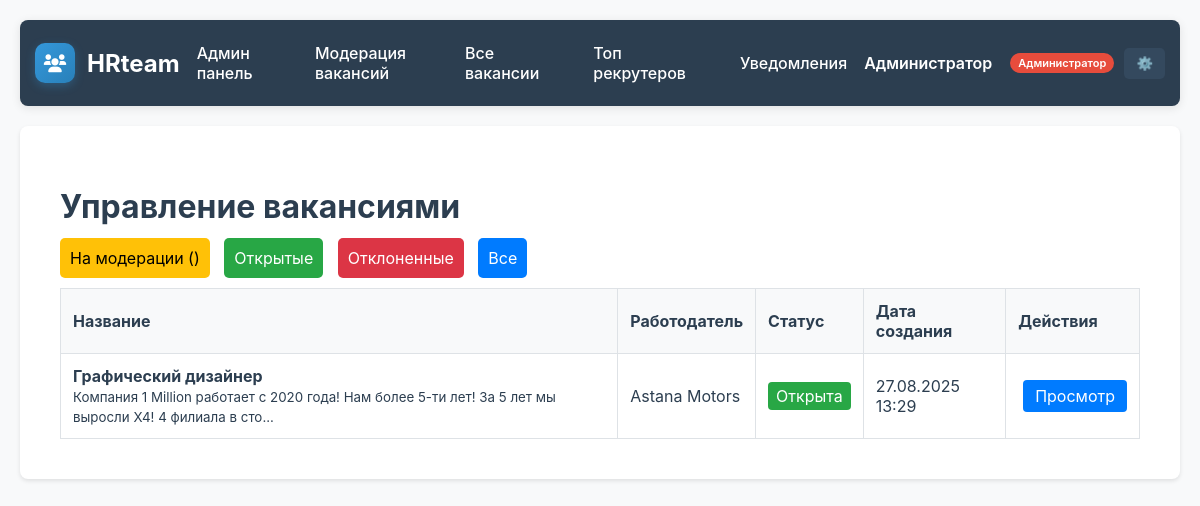
Page /admin/jobs (signed in) on the committed database.
### models.py (models this page shows)
class User(Base):
    __tablename__ = "users"
    id = Column(String, primary_key=True, default=lambda: str(uuid.uuid4()))
    email = Column(String, unique=True, index=True, nullable=False)
    name = Column(String, nullable=False)
    hashed_password = Column(String, nullable=False)
    user_type = Column(Enum(UserType), nullable=False)
    first_name = Column(String)
    last_name = Column(String)
    phone = Column(String)
    location = Column(String)
    bio = Column(Text)
    avatar_url = Column(String)
    experience = Column(Text)
    specialization = Column(String)
    portfolio_url = Column(String)
    resume_url = Column(String)
    skills = Column(Text)
    certifications = Column(Text)
    languages = Column(String)
    hourly_rate = Column(Float)
    availability = Column(String)
    company = Column(String)
    company_size = Column(String)
    industry = Column(String)
    website = Column(String)
    company_description = Column(Text)
    tax_id = Column(String)
    is_verified = Column(Boolean, default=False)
    is_active = Column(Boolean, default=True)
    email_verified = Column(Boolean, default=False)
    phone_verified = Column(Boolean, default=False)
    verification_token = Column(String)
    reset_password_token = Column(String)
    reset_password_expires = Column(DateTime)
    last_login = Column(DateTime)
    last_activity = Column(DateTime)
    login_count = Column(Integer, default=0)
    profile_completion = Column(Integer, default=0)
    email_notifications = Column(Boolean, default=True)
    sms_notifications = Column(Boolean, default=False)
    push_notifications = Column(Boolean, default=True)
    newsletter_subscription = Column(Boolean, default=True)
    created_at = Column(DateTime, default=datetime.utcnow)
    updated_at = Column(DateTime, default=datetime.utcnow, onupdate=datetime.utcnow)
    deleted_at = Column(DateTime)
    jobs = relationship("Job", back_populates="employer", foreign_keys="Job.employer_id")
    recruiter_applications = relationship("Application", back_populates="recruiter")
    sent_messages = relationship("Message", back_populates="sender", foreign_keys="Message.sender_id")
    received_messages = relationship("Message", back_populates="recipient", foreign_keys="Message.recipient_id")
    recruiter_ratings = relationship("RecruiterRating", back_populates="recruiter", foreign_keys="RecruiterRating.recruiter_id")
    employer_ratings = relationship("RecruiterRating", back_populates="employer", foreign_keys="RecruiterRating.employer_id")
    notifications = relationship("Notification", back_populates="user", foreign_keys="Notification.user_id")
    payments = relationship("Payment", back_populates="employer")

class Job(Base):
    __tablename__ = "jobs"
    id = Column(String, primary_key=True, default=lambda: str(uuid.uuid4()))
    employer_id = Column(String, ForeignKey("users.id"))
    moderator_id = Column(String, ForeignKey("users.id"), nullable=True)
    title = Column(String, nullable=False)
    slug = Column(String, unique=True)
    description = Column(Text, nullable=False)
    short_description = Column(String)
    requirements = Column(Text)
    benefits = Column(Text)
    responsibilities = Column(Text)
    location = Column(String)
    remote_work = Column(Boolean, default=False)
    employment_type = Column(String, default="full-time")
    experience_level = Column(String)
    salary_min = Column(Integer)
    salary_max = Column(Integer)
    salary_currency = Column(String, default="тенге")
    salary_type = Column(String, default="monthly")
    salary_negotiable = Column(Boolean, default=False)
    category = Column(String)
    tags = Column(Text)
    urgency = Column(String, default="normal")
    deadline = Column(DateTime)
    max_applications = Column(Integer, default=3)
    auto_reject_after_days = Column(Integer, default=30)
    featured = Column(Boolean, default=False)
    premium = Column(Boolean, default=False)
    status = Column(Enum(JobStatus), default=JobStatus.DRAFT)
    status_reason = Column(String)
    rejection_reason = Column(String)
    moderated_at = Column(DateTime)
    moderation_comment = Column(Text)
    views_count = Column(Integer, default=0)
    applications_count = Column(Integer, default=0)
    clicks_count = Column(Integer, default=0)
    avg_time_to_fill = Column(Integer)
    winner_application_id = Column(String)
    meta_title = Column(String)
    meta_description = Column(String)
    meta_keywords = Column(String)
    published_at = Column(DateTime)
    expires_at = Column(DateTime)
    filled_at = Column(DateTime)
    created_at = Column(DateTime, default=datetime.utcnow)
    updated_at = Column(DateTime, default=datetime.utcnow, onupdate=datetime.utcnow)
    deleted_at = Column(DateTime)
    employer = relationship("User", back_populates="jobs", foreign_keys=[employer_id])
    moderator = relationship("User", foreign_keys=[moderator_id])
    applications = relationship("Application", back_populates="job")
    payment = relationship("Payment", back_populates="job", uselist=False)

### main.py (the view)
@app.get("/admin/jobs", response_class=HTMLResponse)
def admin_jobs(request: Request, db: Session = Depends(get_db), current_user: User = Depends(get_admin_user)):
    unread_count = get_unread_notifications_count(db, current_user.id)
    status_filter = request.query_params.get("status", "")
    query = db.query(Job).join(User, Job.employer_id == User.id)
    if status_filter:
        query = query.filter(Job.status == status_filter)
    jobs = query.order_by(Job.created_at.desc()).all()
    return templates.TemplateResponse("admin/jobs.html", {
        "request": request,
        "current_user": current_user,
        "unread_count": unread_count,
        "jobs": jobs,
        "status_filter": status_filter
    })

### templates/admin/jobs.html (shortened to what this page needs)
{% extends "base.html" %}
{% block content %}
<div style="padding: 20px;">
    <h1>Управление вакансиями</h1>
    <div style="margin-bottom: 20px;">
        <a href="/admin/jobs?status=pending" style="margin-right: 10px; padding: 10px; background: #ffc107; color: black; text-decoration: none; border-radius: 5px;">На модерации ({{ pending_jobs }})</a>
        <a href="/admin/jobs?status=open" style="margin-right: 10px; padding: 10px; background: #28a745; color: white; text-decoration: none; border-radius: 5px;">Открытые</a>
        <a href="/admin/jobs?status=rejected" style="margin-right: 10px; padding: 10px; background: #dc3545; color: white; text-decoration: none; border-radius: 5px;">Отклоненные</a>
        <a href="/admin/jobs" style="padding: 10px; background: #007bff; color: white; text-decoration: none; border-radius: 5px;">Все</a>
    </div>
    {% if jobs %}
        <table style="width: 100%; border-collapse: collapse; margin-top: 20px;">
            <thead>
                <tr style="background: #f8f9fa;">
                    <th style="padding: 12px; text-align: left; border: 1px solid #dee2e6;">Название</th>
                    <th style="padding: 12px; text-align: left; border: 1px solid #dee2e6;">Работодатель</th>
                    <th style="padding: 12px; text-align: left; border: 1px solid #dee2e6;">Статус</th>
                    <th style="padding: 12px; text-align: left; border: 1px solid #dee2e6;">Дата создания</th>
                    <th style="padding: 12px; text-align: left; border: 1px solid #dee2e6;">Действия</th>
                </tr>
            </thead>
            <tbody>
                {% for job in jobs %}
                <tr>
                    <td style="padding: 12px; border: 1px solid #dee2e6;">
                        <strong>{{ job.title }}</strong><br>
                        <small>{{ job.short_description[:100] }}{% if job.short_description|length > 100 %}...{% endif %}</small>
                    </td>
                    <td style="padding: 12px; border: 1px solid #dee2e6;">{{ job.employer.name }}</td>
                    <td style="padding: 12px; border: 1px solid #dee2e6;">
                        {% if job.status.value == 'pending' %}
                            <span style="background: #ffc107; color: black; padding: 4px 8px; border-radius: 4px;">На модерации</span>
                        {% elif job.status.value == 'open' %}
                            <span style="background: #28a745; color: white; padding: 4px 8px; border-radius: 4px;">Открыта</span>
                        {% elif job.status.value == 'rejected' %}
                            <span style="background: #dc3545; color: white; padding: 4px 8px; border-radius: 4px;">Отклонена</span>
                        {% else %}
                            <span style="background: #6c757d; color: white; padding: 4px 8px; border-radius: 4px;">{{ job.status.value }}</span>
                        {% endif %}
                    </td>
                    <td style="padding: 12px; border: 1px solid #dee2e6;">{{ job.created_at.strftime('%d.%m.%Y %H:%M') }}</td>
                    <td style="padding: 12px; border: 1px solid #dee2e6;">
                        <a href="/jobs/{{ job.id }}" style="background: #007bff; color: white; padding: 6px 12px; border-radius: 4px; text-decoration: none; margin-left: 5px;">Просмотр</a>
                    </td>
                </tr>
                {% endfor %}
            </tbody>
        </table>
    {% else %}
        <p style="text-align: center; padding: 40px; color: #6c757d;">Вакансий не найдено</p>
    {% endif %}
</div>
{% endblock %}

### templates/base.html (shortened to what this page needs)
<!DOCTYPE html>
<html lang="ru">
<head>
  <link rel="stylesheet" href="/static/style.css">
  <link href="https://cdnjs.cloudflare.com/ajax/libs/font-awesome/6.0.0/css/all.min.css" rel="stylesheet">
</head>
<body>
  <header>
    <nav>
      <div class="logo">
        <div style="background: linear-gradient(135deg, #3498db, #2980b9); width: 40px; height: 40px; border-radius: 10px; display: flex; align-items: center; justify-content: center; box-shadow: 0 3px 10px rgba(52,152,219,0.3);">
          <i class="fas fa-users" style="color: white; font-size: 18px;"></i>
        </div>
        HRteam
      </div>
      <div class="nav-links">
        {% if not current_user %}
          <a href="/">Главная</a>
          <a href="/jobs">Вакансии</a>
          <a href="/top-recruiters">Топ рекрутеров</a>
          <a href="/faq">Вопросы и ответы</a>
        {% else %}
          {% if current_user.user_type.value == 'admin' %}
            <a href="/admin">Админ панель</a>
            <a href="/admin/jobs">Модерация вакансий</a>
            <a href="/jobs">Все вакансии</a>
            <a href="/top-recruiters">Топ рекрутеров</a>
          {% elif current_user.user_type.value == 'employer' %}
            <a href="/jobs">Вакансии</a>
            <a href="/my/jobs">Мои вакансии</a>
            <a href="/top-recruiters">Рекрутеры</a>
          {% elif current_user.user_type.value == 'recruiter' %}
            <a href="/jobs">Вакансии</a>
            <a href="/my/applications">Мои отклики</a>
            <a href="/top-recruiters">Топ рекрутеров</a>
          {% endif %}
          <a href="/notifications">
            Уведомления
          </a>
        {% endif %}
      </div>
      <div style="display: flex; align-items: center; gap: 15px;">
        {% if current_user %}
          <div style="display: flex; align-items: center; gap: 10px;">
            <span style="color: white; font-weight: 600;">{{ current_user.name }}</span>
            <span class="user-badge {{ current_user.user_type.value }}">
              {% if current_user.user_type.value == 'admin' %}Администратор
              {% elif current_user.user_type.value == 'employer' %}Работодатель
              {% elif current_user.user_type.value == 'recruiter' %}Рекрутер
              {% endif %}
            </span>
            <div style="position: relative; display: inline-block;">
              <button style="background: #34495e; color: white; border: none; padding: 8px 12px; border-radius: 5px; cursor: pointer;" onclick="toggleDropdown()">
                ⚙️
              </button>
            </div>
          </div>
        {% else %}
          <a href="/register" style="color: white; text-decoration: none;">Регистрация</a>
          <a href="/login" style="color: white; text-decoration: none; background: #3498db; padding: 8px 15px; border-radius: 5px;">Вход</a>
        {% endif %}
      </div>
    </nav>
  </header>
  <main style="max-width: 1200px; margin: 0 auto; padding: 20px;">
    {% block content %}{% endblock %}
  </main>
</body>
</html>

### static/style.css (style rules this page uses)
body { font-family: Arial, sans-serif; margin: 0; padding: 20px; background-color: #f5f5f5; }
header { background-color: white; padding: 20px; border-radius: 8px; margin-bottom: 20px; box-shadow: 0 2px 4px rgba(0,0,0,0.1); }
nav a { text-decoration: none; color: #007bff; margin: 0 5px; }
main { background-color: white; padding: 20px; border-radius: 8px; box-shadow: 0 2px 4px rgba(0,0,0,0.1); }

### templates/base.html (style rules this page uses)
body { font-family: 'Inter', -apple-system, BlinkMacSystemFont, sans-serif; margin: 0; background: #f8f9fa; color: #2c3e50; }
header { background: #2c3e50; color: white; padding: 15px; box-shadow: 0 2px 10px rgba(0,0,0,0.1); position: sticky; top: 0; z-index: 1000; }
nav { max-width: 1200px; margin: 0 auto; display: flex; justify-content: space-between; align-items: center; }
.logo { display: flex; align-items: center; gap: 12px; font-size: 24px; font-weight: 700; color: white; }
.nav-links { display: flex; align-items: center; gap: 20px; }
.nav-links a { color: white; text-decoration: none; font-weight: 500; padding: 8px 12px; border-radius: 6px; transition: background-color 0.3s ease; user-select: none; }
.user-badge { font-size: 11px; padding: 3px 8px; border-radius: 12px; font-weight: 600; margin-left: 8px; }
.user-badge.admin { background: #e74c3c; color: white; }

### rows in the picture
User: name "Администратор"
Job: title "Графический дизайнер", short_description "Компания 1 Million работает с 2020 года! Нам более 5-ти лет! За 5 лет мы выросли Х4! 4 филиала в сто", employer.name "Astana Motors", status "Открыта", created_at "27.08.2025 13:29"
